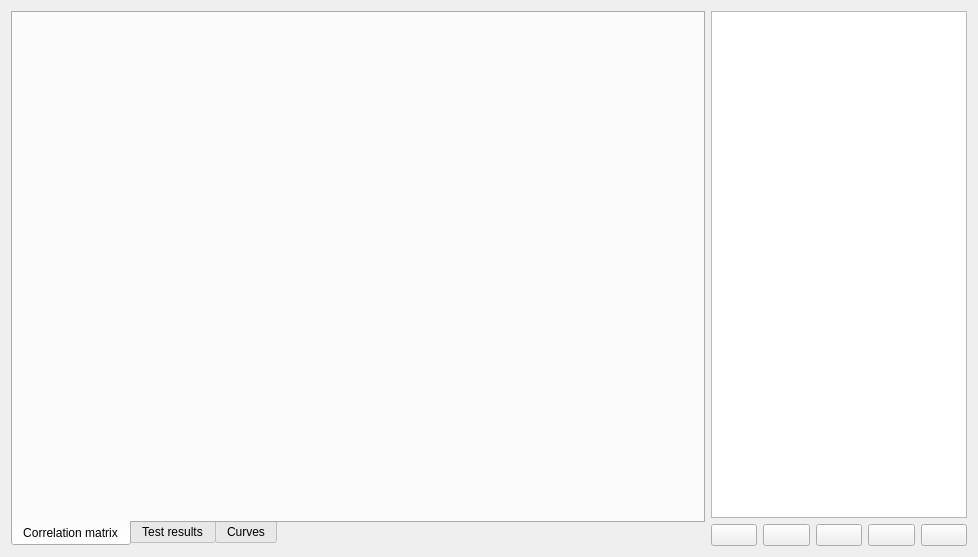
<?xml version="1.0" encoding="UTF-8"?>
<ui version="4.0">
 <class>Form</class>
 <widget class="QWidget" name="Form">
  <property name="geometry">
   <rect>
    <x>0</x>
    <y>0</y>
    <width>978</width>
    <height>557</height>
   </rect>
  </property>
  <property name="windowTitle">
   <string>Outlier test results</string>
  </property>
  <property name="windowIcon">
   <iconset resource="../../resource/icons/icons.qrc">
    <normaloff>:/icons/outliers.svg</normaloff>:/icons/outliers.svg</iconset>
  </property>
  <layout class="QHBoxLayout" name="horizontalLayout_2">
   <item>
    <layout class="QHBoxLayout" name="horizontalLayout">
     <item>
      <widget class="QTabWidget" name="tabWidget">
       <property name="sizePolicy">
        <sizepolicy hsizetype="MinimumExpanding" vsizetype="Expanding">
         <horstretch>1</horstretch>
         <verstretch>0</verstretch>
        </sizepolicy>
       </property>
       <property name="tabPosition">
        <enum>QTabWidget::South</enum>
       </property>
       <property name="currentIndex">
        <number>0</number>
       </property>
       <widget class="QWidget" name="correlMatrixTab">
        <attribute name="title">
         <string>Correlation matrix</string>
        </attribute>
       </widget>
       <widget class="QWidget" name="outlierTestTab">
        <attribute name="title">
         <string>Test results</string>
        </attribute>
       </widget>
       <widget class="QWidget" name="curvesTab">
        <attribute name="title">
         <string>Curves</string>
        </attribute>
       </widget>
      </widget>
     </item>
    </layout>
   </item>
   <item>
    <layout class="QVBoxLayout" name="verticalLayout">
     <item>
      <widget class="QTreeView" name="treeView">
       <property name="sizePolicy">
        <sizepolicy hsizetype="Preferred" vsizetype="Expanding">
         <horstretch>0</horstretch>
         <verstretch>0</verstretch>
        </sizepolicy>
       </property>
       <property name="alternatingRowColors">
        <bool>true</bool>
       </property>
       <property name="selectionMode">
        <enum>QAbstractItemView::ExtendedSelection</enum>
       </property>
       <property name="rootIsDecorated">
        <bool>false</bool>
       </property>
       <property name="uniformRowHeights">
        <bool>true</bool>
       </property>
       <property name="allColumnsShowFocus">
        <bool>true</bool>
       </property>
      </widget>
     </item>
     <item>
      <layout class="QHBoxLayout" name="horizontalLayout_3">
       <item>
        <widget class="QPushButton" name="reloadPushButton">
         <property name="toolTip">
          <string>Reload experiment metadata</string>
         </property>
         <property name="icon">
          <iconset theme="view-refresh">
           <normaloff>.</normaloff>.</iconset>
         </property>
         <property name="iconSize">
          <size>
           <width>24</width>
           <height>24</height>
          </size>
         </property>
        </widget>
       </item>
       <item>
        <widget class="QPushButton" name="showImagePushButton">
         <property name="toolTip">
          <string>Show the scattering pattern of the selected measurements</string>
         </property>
         <property name="icon">
          <iconset resource="../../resource/icons/icons.qrc">
           <normaloff>:/icons/saxspattern.svg</normaloff>:/icons/saxspattern.svg</iconset>
         </property>
         <property name="iconSize">
          <size>
           <width>24</width>
           <height>24</height>
          </size>
         </property>
        </widget>
       </item>
       <item>
        <widget class="QPushButton" name="showCurvePushButton">
         <property name="toolTip">
          <string>Show the scattering curves of the selected measurements</string>
         </property>
         <property name="icon">
          <iconset resource="../../resource/icons/icons.qrc">
           <normaloff>:/icons/saxscurve.svg</normaloff>:/icons/saxscurve.svg</iconset>
         </property>
         <property name="iconSize">
          <size>
           <width>24</width>
           <height>24</height>
          </size>
         </property>
        </widget>
       </item>
       <item>
        <widget class="QPushButton" name="markGoodPushButton">
         <property name="toolTip">
          <string>Mark the selected exposures as good</string>
         </property>
         <property name="icon">
          <iconset resource="../../resource/icons/icons.qrc">
           <normaloff>:/icons/good.svg</normaloff>:/icons/good.svg</iconset>
         </property>
         <property name="iconSize">
          <size>
           <width>24</width>
           <height>24</height>
          </size>
         </property>
        </widget>
       </item>
       <item>
        <widget class="QPushButton" name="markBadPushButton">
         <property name="toolTip">
          <string>Mark the selected exposures as bad</string>
         </property>
         <property name="icon">
          <iconset resource="../../resource/icons/icons.qrc">
           <normaloff>:/icons/bad.svg</normaloff>:/icons/bad.svg</iconset>
         </property>
         <property name="iconSize">
          <size>
           <width>24</width>
           <height>24</height>
          </size>
         </property>
        </widget>
       </item>
      </layout>
     </item>
    </layout>
   </item>
  </layout>
 </widget>
 <resources>
  <include location="../../resource/icons/icons.qrc"/>
 </resources>
 <connections/>
</ui>
